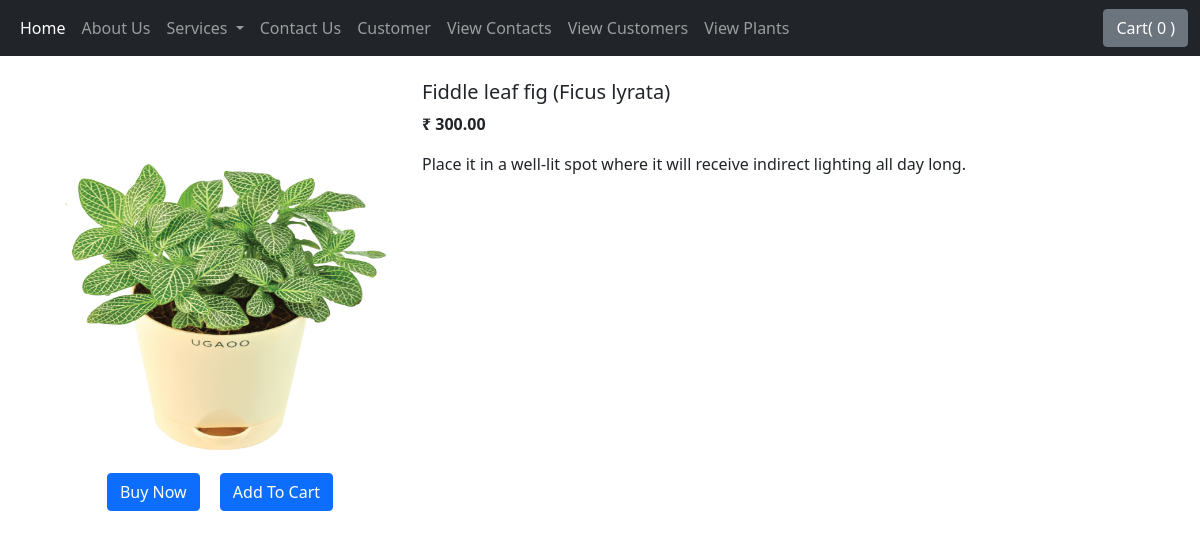
The app's page /products/2 with its own data.
### home/models.py (models this page shows)
class Plant(models.Model):#https://greatist.com/health/types-of-indoor-plants#small-indoor-plants
    plants_name  = (
        ('Money tree (Pachira aquatica)', 'Money tree (Pachira aquatica)'),
        ('Fiddle leaf fig (Ficus lyrata)', 'Fiddle leaf fig (Ficus lyrata)'),
        ('Rubber plant (Ficus elastica)', 'Rubber plant (Ficus elastica)'),#
        ('Giant bird of paradise (Strelitzia nicolai)', 'Giant bird of paradise (Strelitzia nicolai)'),
        ('Monstera (Monstera deliciosa)', 'Monstera (Monstera deliciosa)')
    )
    availablety  = (('Yes', 'Yes'),('No', 'No'))
    indoor_outdoor  = (('Indoor', 'Indoor'),('Outdoor', 'Outdoor'),('B', 'Both'))
    plant_category = models.CharField(max_length=50, choices=indoor_outdoor)
    id = models.AutoField(primary_key=True)
    plant_name = models.CharField(max_length=50, choices=plants_name, default="")
    plant_available = models.CharField(max_length=50, choices=availablety, default="No")
    plant_subcategory = models.CharField(max_length=50, choices=indoor_outdoor)
    plant_age = models.CharField(max_length=200)
    plant_desc = models.CharField(max_length=500, default="")
    plant_price= models.DecimalField(max_digits=10, decimal_places=2, default="")
    plant_discount_price= models.DecimalField(max_digits=10, decimal_places=2, default="0.0")
    plant_stars = models.IntegerField( default="0")
    date = models.DateField()
    plant_image= models.ImageField(upload_to="plants/images", default="")
    def __str__(self):
     return self.plant_name+"_"+self.plant_category+"_"+str(self.id)

### home/views.py (the view)
# urls.py: path("products/<int:myid>", views.ProductView, name='ProductView'),
def ProductView(request,myid): # here we are fetching data from database and listing on html page
    product = Plant.objects.filter(id=myid)
    print(product)
    params = {'product': product[0]}
    return render(request, 'shoap/product_view.html',params)

### templates/shoap/product_view.html (shortened to what this page needs)
{% extends 'base.html' %}
{% block body %}
        <div class="container my-4">
            <div class="row">
            <div class="col-md-4">
            <div class="row">
                <img src="{{product.plant_image.url}}"  width="233px" height="385px">
            </div>
            <center>
                <div class="col">
                <button class="btn btn-primary my-2 mx-2">Buy Now </button>
                <button class="btn btn-primary my-2 mx-2">Add To Cart </button>
            </div>
        </center>
            </div>
            <div class="col-md-8">
                <h5>{{product.plant_name}}</h5>
                <p><b>₹ {{product.plant_price}} </b></p>
                <p>{{product.plant_desc}}</p>
            </div>
        </div>
{% endblock body %}

### records on screen
Plant: plant_image (picture), plant_name "Fiddle leaf fig (Ficus lyrata)", plant_price "300.00", plant_desc "Place it in a well-lit spot where it will receive indirect lighting all day long."
